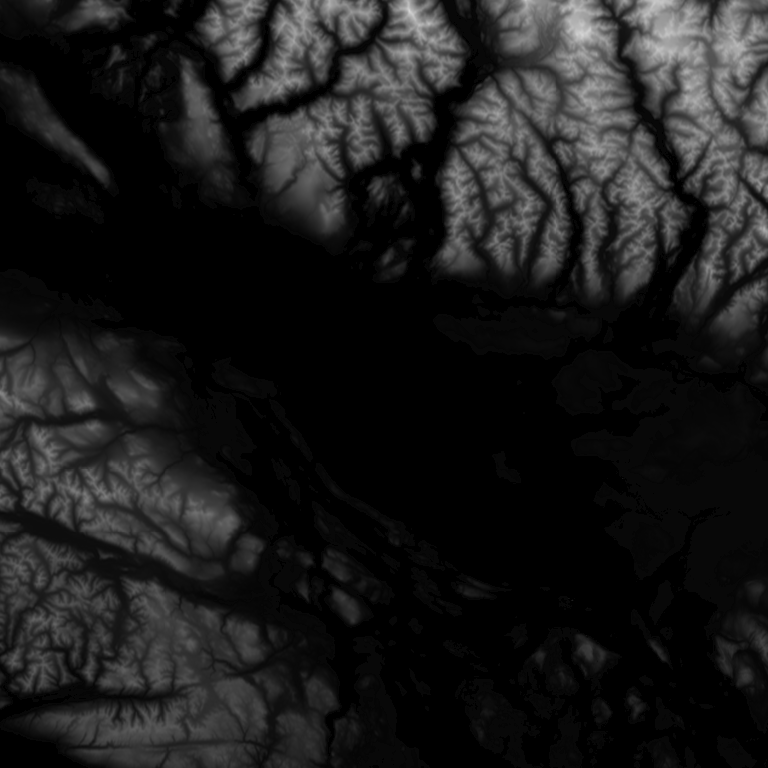
#> input picture public/vancouver_dem.png, 768 x 768 px
$ python raise_lowlands.py
#> lines starting #> are read from the running program, lines starting #| are printed output that depends on the picture; after the words box and inside, x2 and y2 are one past the last pixel; in counts of white or black regions, pixels touching at a corner belong together
import cv2
import numpy as np

img = cv2.imread('public/vancouver_dem.png', cv2.IMREAD_GRAYSCALE)
#> img is the input picture: shape (768, 768); min 0, max 212, mean 28
h, w = img.shape
#> h = 768; w = 768
print(f"DEM size: {w}x{h}")
#| DEM size: 768x768
print(f"Pixel value range: {img.min()} - {img.max()}")
#| Pixel value range: 0 - 212
print(f"Pixels at 0: {(img == 0).sum()} / {h*w}")
#| Pixels at 0: 215758 / 589824

# Step 1: Create ocean mask using flood fill from all edges
# Any pixel connected to the border that is near 0 is ocean
ocean_mask = np.zeros((h + 2, w + 2), np.uint8)  # flood fill needs +2 size

# Work on a copy for flood fill
fill_img = img.copy()

# Flood fill from every border pixel that is 0
# Top and bottom rows
for x in range(w):
    if fill_img[0, x] <= 2:
        cv2.floodFill(fill_img, ocean_mask, (x, 0), 255, loDiff=2, upDiff=2)
    if fill_img[h-1, x] <= 2:
        cv2.floodFill(fill_img, ocean_mask, (x, h-1), 255, loDiff=2, upDiff=2)
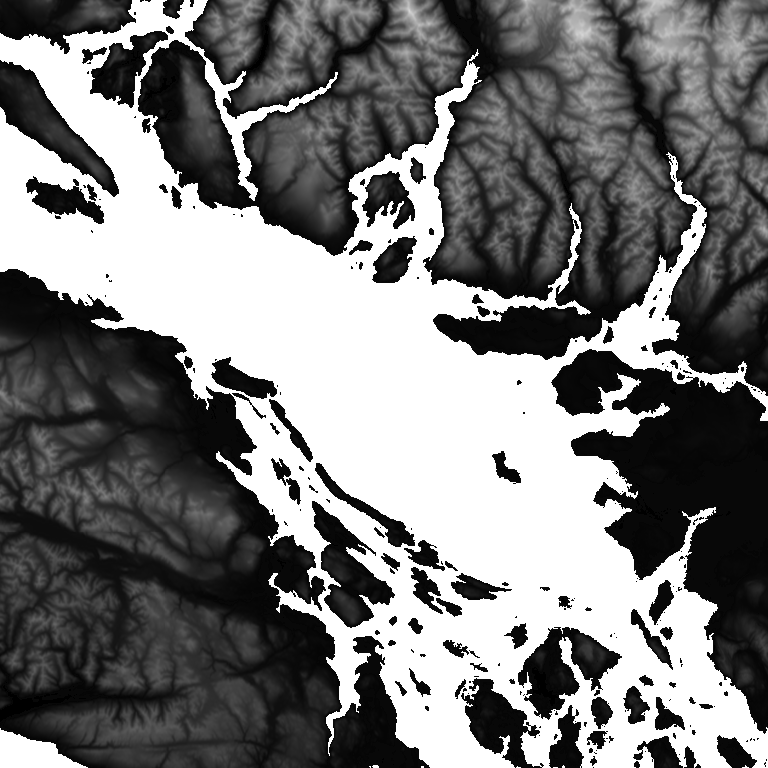
#> fill_img: shape (768, 768); min 0, max 255, mean 120.4

# Left and right columns
for y in range(h):
    if fill_img[y, 0] <= 2:
        cv2.floodFill(fill_img, ocean_mask, (0, y), 255, loDiff=2, upDiff=2)
    if fill_img[y, w-1] <= 2:
        cv2.floodFill(fill_img, ocean_mask, (w-1, y), 255, loDiff=2, upDiff=2)
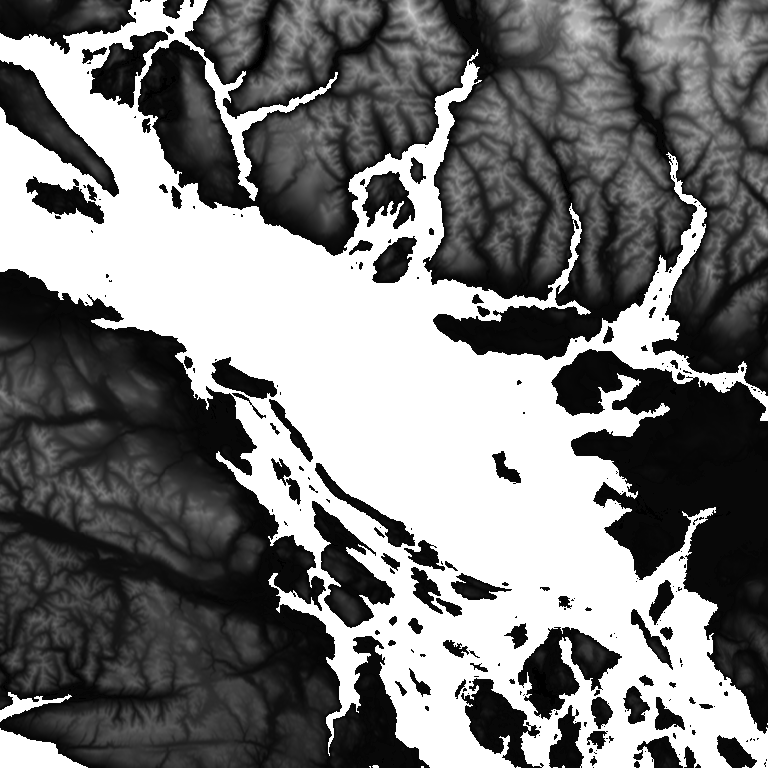
#> fill_img: shape (768, 768); 0.11% of pixels changed, all inside (x1, y1, x2, y2) = (0, 692, 768, 725)

# Trim the +2 border from mask
ocean = ocean_mask[1:h+1, 1:w+1]

land_at_zero = ((img <= 2) & (ocean == 0)).sum()
#> land_at_zero = 1467
ocean_pixels = (ocean > 0).sum()
#> ocean_pixels = 214291
print(f"Ocean pixels identified: {ocean_pixels}")
#| Ocean pixels identified: 214291
print(f"Land pixels at/near 0 (will be raised): {land_at_zero}")
#| Land pixels at/near 0 (will be raised): 1467

# Step 2: Raise all non-ocean pixels to minimum value of 5
# pixel value 5 ≈ 5/255 * 30 displacement units ≈ 0.59 units ≈ 59m visual height
# This is enough to make the wireframe triangles clearly pop above the flat ocean
result = img.copy()
land_mask = (ocean == 0)
result[land_mask] = np.maximum(result[land_mask], 5)
#> result: shape (768, 768); 0.25% of pixels changed, all inside (x1, y1, x2, y2) = (3, 15, 731, 765)

cv2.imwrite('public/vancouver_dem.png', result)
print("Done — saved raised DEM to public/vancouver_dem.png")
print(f"Pixels changed: {(result != img).sum()}")
#| Pixels changed: 1467
